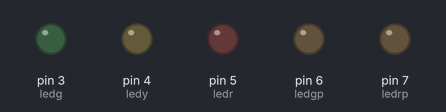
A sketch run on a simulated Arduino Uno, built with avr-gcc and run on an emulated ATmega328P. Parts: output pins drawn as LEDs (lit = HIGH). Dashed ring = blinking. What the sketch prints to the serial monitor is not drawn.

Above: at 0.5 s.
At 3.0 s:
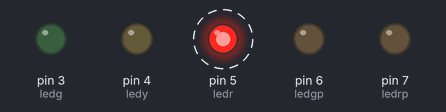
Timing chart, 0 to 3.7 s (numbered marks = the images above):
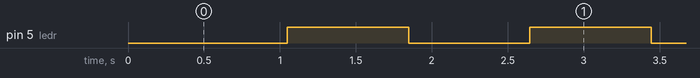

The sketch:

temporarizador2.ino
```cpp
#define ledr 5               // led conectado ao pino 5
#define ledg 3
#define ledy 4
#define ledgp 6
#define ledrp 7
#define botao 8
volatile int x=1;
int Nc = 15625;

void setup() {
   OCR1A=Nc-1;
   TCNT1= 0;
   TCCR1A = 0;              // Limpa registrador que Arduino altera
   TCCR1B = ( 1 << CS12 );  // Prescaler em 256
   TIMSK1 |= (1 << TOIE1);  // enable timer overflow interrupt
   pinMode( ledr, OUTPUT );  // Pino 5 como saída
   pinMode( ledg, OUTPUT );
   pinMode( ledy, OUTPUT );
   pinMode( ledgp, OUTPUT );
   pinMode( ledrp, OUTPUT );
   pinMode( botao, INPUT );
   interrupts();
   Serial.begin(9600);
}

ISR(TIMER1_OVF_vect)        // interrupt service routine that wraps a user defined function supplied by attachInterrupt
{
  TCNT1 = 15625;            // preload timer
  digitalWrite(ledr, !digitalRead(ledr));
}

void loop() {
  Serial.println(TCNT1);
  Serial.println(x);
 delay(10);// Truque para acelerar a simulação no TinkerCAD
}
```

Measured:
- by itself, pin 5 (ledr): alternates HIGH for 0.80 s and LOW for 0.80 s
